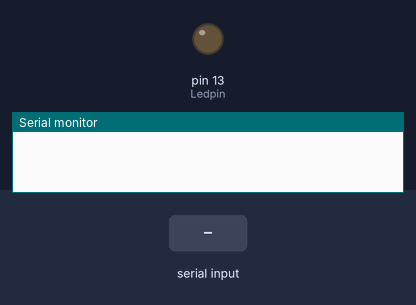
Bench run of a sketch on a simulated Arduino Uno, built with avr-gcc and run on an emulated ATmega328P. Shown: output pins drawn as LEDs (lit = HIGH), the last lines printed to the serial monitor. The inputs (shaded band) are chosen by the test bench.

Above: at 1.2 s.
1.3 s: "30,150\n" received over Serial
2.8 s: "1\n" received over Serial
At 4.0 s:
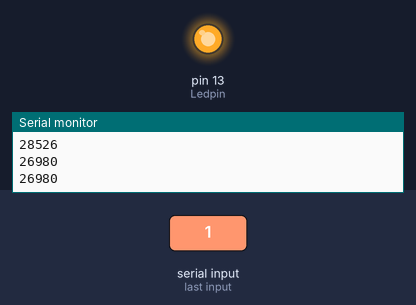
4.3 s: "90,45\n" received over Serial
At 5.3 s:
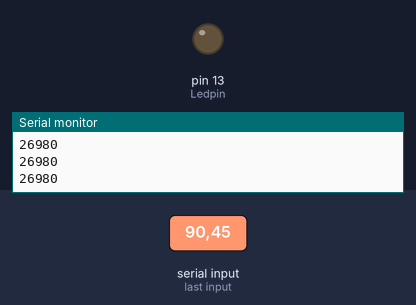
Timing chart, 0 to 7.3 s (numbered marks = the images above; inputs shaded):
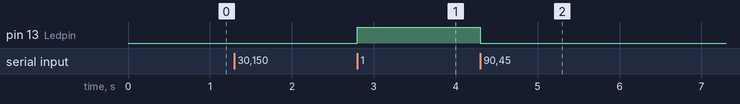

Measured:
- after the input at 2.8 s, pin 13 (Ledpin): LOW → HIGH at once
- after the input at 4.3 s, pin 13 (Ledpin): HIGH → LOW at once

The sketch:

serial_communication_using_led1.ino
```cpp
int Ledpin=13;
void setup()
{
  Serial.begin(9600);

  pinMode(Ledpin,OUTPUT);

}

void loop()
{
  while (Serial.available()==0);

  int val=Serial.read() - '0';

  if (val == 1)
  {
    Serial.println('Led is on');
    digitalWrite(Ledpin,HIGH);
  }
  if (val == 0)
  {
    Serial.println('Led is off');
    digitalWrite(Ledpin,LOW);
  }
  else
  {
    Serial.println('Invalid');
  }


}
```
